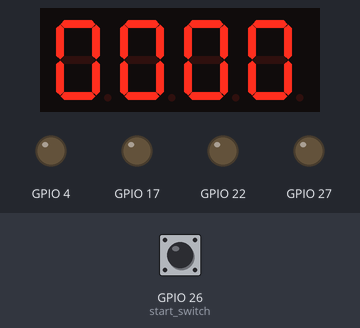
A program run on a simulated Raspberry Pi (BCM pin numbers). On the bench: 4-digit seven-segment display, output pins drawn as LEDs (lit = HIGH). Inputs (shaded band) come from the test bench; at power-on: GPIO 26 (start_switch) LOW. The clock reads 2024-03-15 10:24:30 at power-on unless the program sets it; library files of the repository ran but are not shown: tm1637.py; what the program prints to the terminal is not drawn.

Above: at 0.3 s.
At 9.4 s:
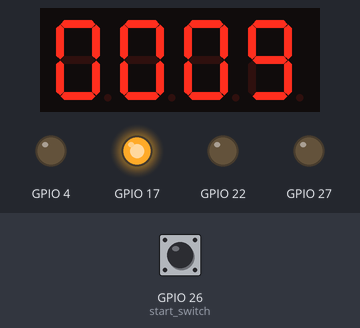
At 19.0 s:
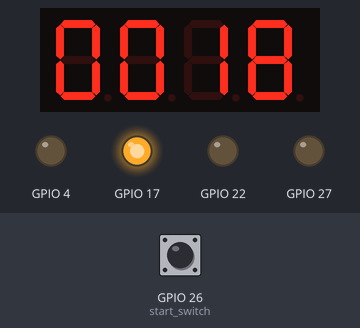
At 38.2 s:
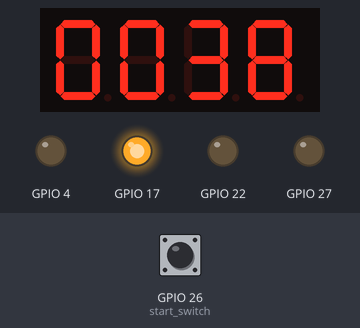
Timing chart, 0 to 39.7 s (numbered marks = the images above):
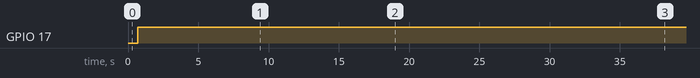

Measured:
- by itself, GPIO 17: LOW → HIGH at 0.70 s
- what the display in image 0 shows lasts 1.9 s, from 0.2 s to 2.1 s
- what the display in image 1 shows lasts 1.2 s, from 9.3 s to 10.5 s

The program:

go.py
```python
import tm1637

import time
import datetime

import RPi.GPIO as GPIO


def some_func():
    print 'in test 1, unproductive'

def clear_display():
       d0 = tm.digit_to_segment[0]
       d1 = tm.digit_to_segment[0]
       d2 = tm.digit_to_segment[0]
       d3 = tm.digit_to_segment[0]
       tm.set_segments([d0, d1, d2, d3])

def update_time():
       #time1 = datetime.datetime.now()
       #time.sleep(0.25)
       time2 = datetime.datetime.now()
       elapsed_time = (time2 - time1) * 1

       #elapsed_time = datetime.datetime.now() - start_time
       # secs = "{:1.0f}".format(time.time() - start_time)
       # print ("secs = " + secs)

       secs = elapsed_time.seconds
       m, s = divmod(secs, 60)
       h, m = divmod(m, 60)
       m1, m2 = divmod(m,10)
       s1,s2=divmod(s,10)

       d0 = tm.digit_to_segment[m1]
       d1 = tm.digit_to_segment[m2]
       d2 = tm.digit_to_segment[s1]
       d3 = tm.digit_to_segment[s2]
       tm.set_segments([d0, d1, d2, d3])
       #tm1637.show_time(tm,c)
       time.sleep(1)
       #tm1637.show_clock(tm)
       return secs

def update_signal_lights(secs):
      #print ("here set lights")
      elapsed_minutes = secs / 60
      #print("em = " + str(elapsed_minutes))
      if elapsed_minutes < 1:
          #print(" < 1")
          GPIO.output(4,GPIO.LOW) #p off
          GPIO.output(17,GPIO.HIGH) #class c flag on
      elif elapsed_minutes >= 1 and elapsed_minutes < 4:
          #print(">1 and < 4")
          GPIO.output(4,GPIO.HIGH) #p on
          GPIO.output(17,GPIO.HIGH) # class C on
      elif elapsed_minutes >= 4 and elapsed_minutes < 5:
          #print(">4 and < 5")
          GPIO.output(4,GPIO.LOW) # p off
          GPIO.output(17,GPIO.HIGH)
      elif elapsed_minutes >= 5 and elapsed_minutes < 6:
          #print("> 5 and < 6 mins")
          GPIO.output(4,GPIO.LOW) # p off
          GPIO.output(17,GPIO.LOW) # class c off
          GPIO.output(27,GPIO.HIGH) # class d on
      elif elapsed_minutes >= 6 and elapsed_minutes < 9:
          GPIO.output(4,GPIO.HIGH) # p on
          GPIO.output(27,GPIO.HIGH) # class d on
      elif elapsed_minutes >= 9 and elapsed_minutes < 10:
          GPIO.output(4,GPIO.LOW) # p off
          GPIO.output(27,GPIO.HIGH) # class d on
      elif elapsed_minutes >= 10 and elapsed_minutes < 11:
          GPIO.output(4,GPIO.LOW) # p off
          GPIO.output(27,GPIO.LOW) # class d off
          GPIO.output(22,GPIO.HIGH) # class e on
      elif elapsed_minutes >= 11 and elapsed_minutes < 14:
          GPIO.output(4,GPIO.HIGH) # p on
          GPIO.output(22,GPIO.HIGH) # class e on
      elif elapsed_minutes >= 14 and elapsed_minutes < 15:
          GPIO.output(4,GPIO.LOW) # p off
          GPIO.output(22,GPIO.HIGH) # class e on
      elif elapsed_minutes >= 15:
          GPIO.output(4,GPIO.LOW) # p off
          GPIO.output(22,GPIO.LOW) # class e off

def light_loop():
    secs = 0
    while secs/60 < 15:
       update_signal_lights(secs)
       secs = update_time()

#start_time = datetime.datetime.now()
time1 = datetime.datetime.now()
elapsed_time = 0
GPIO.setmode(GPIO.BCM)
GPIO.setup(4, GPIO.OUT)   # p flag
GPIO.setup(17, GPIO.OUT)  # c flag
GPIO.setup(27, GPIO.OUT)  # d flag
GPIO.setup(22, GPIO.OUT)  # e flag
GPIO.setup(26, GPIO.IN)  # Start switch input
GPIO.output(4,GPIO.LOW)
GPIO.output(17,GPIO.LOW)
GPIO.output(27,GPIO.LOW)
GPIO.output(22,GPIO.LOW)

    #                     BCM
    #leds(7,0); //p       4
    #leds(0,0); //c       17
    #leds(2,0); //d       27
    #leds(3,0); //e       22


if __name__ == '__main__':
    # test1.py executed as script
    # do something
    # tm1637.got_here()
    tm = tm1637.TM1637(21, 20)
    start_time = time.time()
    print ("start time = ")
    #show_ip_address(tm)
    clear_display()

    start_switch = 1
    while start_switch == 1:
       start_switch = GPIO.input(26)
       time.sleep(0.5)
       #print ("start = " + str(start_switch))

    light_loop()
```
